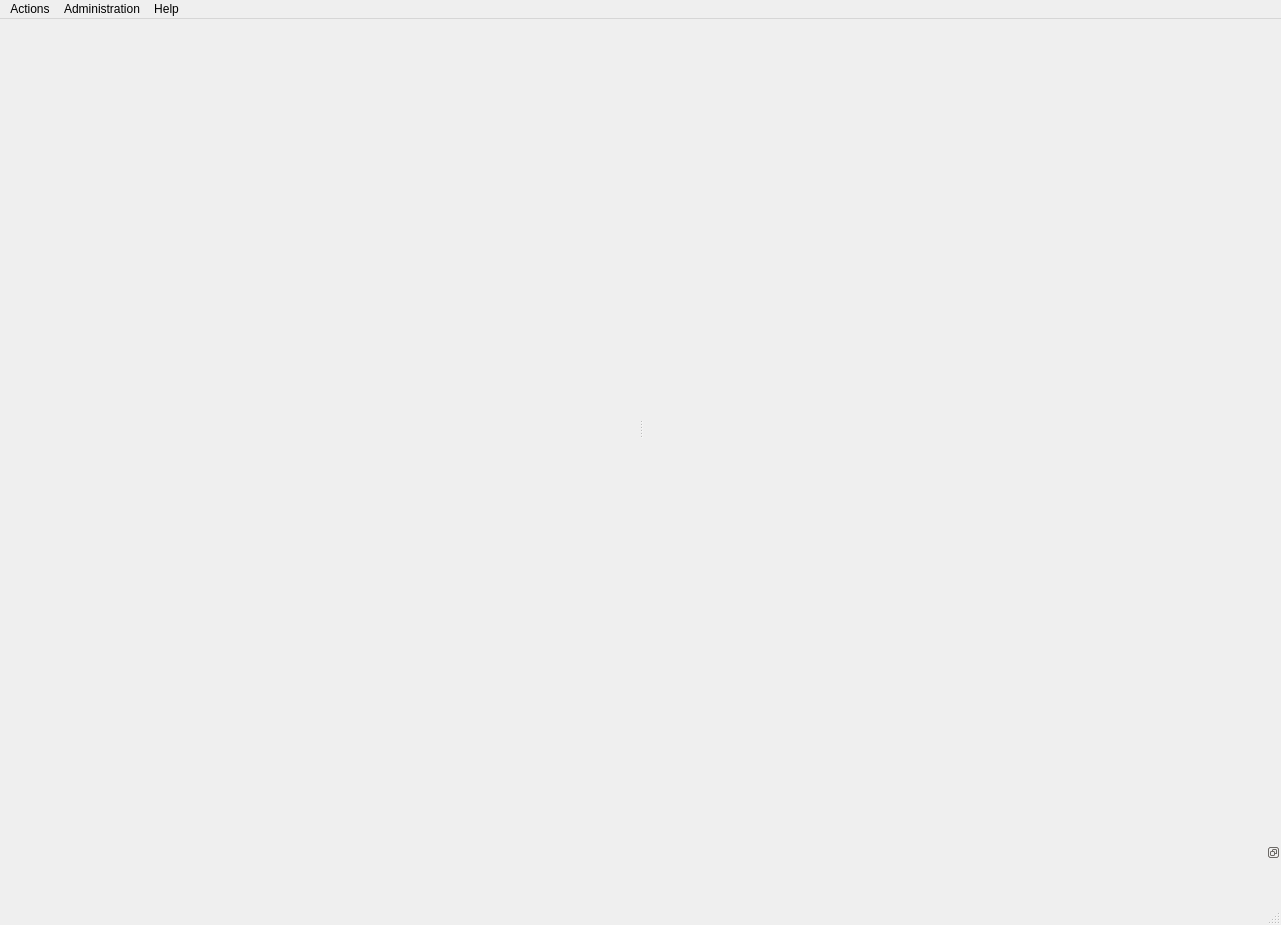
<?xml version="1.0" encoding="UTF-8"?>
<ui version="4.0">
 <class>QMainAlderWindow</class>
 <widget class="QMainWindow" name="QMainAlderWindow">
  <property name="windowModality">
   <enum>Qt::ApplicationModal</enum>
  </property>
  <property name="enabled">
   <bool>true</bool>
  </property>
  <property name="geometry">
   <rect>
    <x>0</x>
    <y>0</y>
    <width>1281</width>
    <height>925</height>
   </rect>
  </property>
  <property name="sizePolicy">
   <sizepolicy hsizetype="Expanding" vsizetype="Expanding">
    <horstretch>0</horstretch>
    <verstretch>0</verstretch>
   </sizepolicy>
  </property>
  <property name="minimumSize">
   <size>
    <width>800</width>
    <height>600</height>
   </size>
  </property>
  <property name="acceptDrops">
   <bool>false</bool>
  </property>
  <property name="windowTitle">
   <string>Alder</string>
  </property>
  <property name="dockNestingEnabled">
   <bool>true</bool>
  </property>
  <property name="unifiedTitleAndToolBarOnMac">
   <bool>false</bool>
  </property>
  <widget class="QWidget" name="centralwidget">
   <property name="sizePolicy">
    <sizepolicy hsizetype="Expanding" vsizetype="Expanding">
     <horstretch>0</horstretch>
     <verstretch>0</verstretch>
    </sizepolicy>
   </property>
   <property name="contextMenuPolicy">
    <enum>Qt::DefaultContextMenu</enum>
   </property>
   <layout class="QHBoxLayout" name="horizontalLayout">
    <item>
     <widget class="QSplitter" name="splitter">
      <property name="orientation">
       <enum>Qt::Horizontal</enum>
      </property>
      <property name="handleWidth">
       <number>10</number>
      </property>
      <property name="childrenCollapsible">
       <bool>false</bool>
      </property>
      <widget class="QAlderAtlasWidget" name="atlasWidget" native="true">
       <property name="sizePolicy">
        <sizepolicy hsizetype="Expanding" vsizetype="Preferred">
         <horstretch>0</horstretch>
         <verstretch>0</verstretch>
        </sizepolicy>
       </property>
       <property name="minimumSize">
        <size>
         <width>300</width>
         <height>0</height>
        </size>
       </property>
       <property name="sizeIncrement">
        <size>
         <width>0</width>
         <height>0</height>
        </size>
       </property>
      </widget>
      <widget class="QAlderInterviewWidget" name="interviewWidget" native="true">
       <property name="sizePolicy">
        <sizepolicy hsizetype="Expanding" vsizetype="Preferred">
         <horstretch>0</horstretch>
         <verstretch>0</verstretch>
        </sizepolicy>
       </property>
       <property name="minimumSize">
        <size>
         <width>300</width>
         <height>0</height>
        </size>
       </property>
       <property name="sizeIncrement">
        <size>
         <width>0</width>
         <height>0</height>
        </size>
       </property>
      </widget>
     </widget>
    </item>
   </layout>
  </widget>
  <widget class="QDockWidget" name="bottomDockWidget">
   <property name="sizePolicy">
    <sizepolicy hsizetype="Preferred" vsizetype="Preferred">
     <horstretch>0</horstretch>
     <verstretch>0</verstretch>
    </sizepolicy>
   </property>
   <property name="minimumSize">
    <size>
     <width>57</width>
     <height>60</height>
    </size>
   </property>
   <property name="maximumSize">
    <size>
     <width>524287</width>
     <height>60</height>
    </size>
   </property>
   <property name="features">
    <set>QDockWidget::DockWidgetFloatable</set>
   </property>
   <property name="allowedAreas">
    <set>Qt::BottomDockWidgetArea</set>
   </property>
   <attribute name="dockWidgetArea">
    <number>8</number>
   </attribute>
   <widget class="QWidget" name="bottomDockWidgetContents">
    <property name="sizePolicy">
     <sizepolicy hsizetype="Preferred" vsizetype="Fixed">
      <horstretch>0</horstretch>
      <verstretch>0</verstretch>
     </sizepolicy>
    </property>
    <layout class="QVBoxLayout" name="bottomVerticalLayout">
     <property name="spacing">
      <number>0</number>
     </property>
     <property name="margin">
      <number>0</number>
     </property>
     <item>
      <widget class="QAlderFramePlayerWidget" name="framePlayerWidget" native="true">
       <property name="sizePolicy">
        <sizepolicy hsizetype="Preferred" vsizetype="Fixed">
         <horstretch>0</horstretch>
         <verstretch>0</verstretch>
        </sizepolicy>
       </property>
      </widget>
     </item>
    </layout>
   </widget>
  </widget>
  <widget class="QMenuBar" name="menubar">
   <property name="geometry">
    <rect>
     <x>0</x>
     <y>0</y>
     <width>1281</width>
     <height>25</height>
    </rect>
   </property>
   <widget class="QMenu" name="menuActions">
    <property name="title">
     <string>Actions</string>
    </property>
    <addaction name="actionOpenInterview"/>
    <addaction name="actionShowAtlas"/>
    <addaction name="actionShowDicomTags"/>
    <addaction name="separator"/>
    <addaction name="actionLogin"/>
    <addaction name="actionExit"/>
   </widget>
   <widget class="QMenu" name="menuHelp">
    <property name="title">
     <string>Help</string>
    </property>
    <addaction name="actionAbout"/>
    <addaction name="actionManual"/>
   </widget>
   <widget class="QMenu" name="menuAdministration">
    <property name="title">
     <string>Administration</string>
    </property>
    <addaction name="actionUserManagement"/>
    <addaction name="actionUpdateDatabase"/>
   </widget>
   <addaction name="menuActions"/>
   <addaction name="menuAdministration"/>
   <addaction name="menuHelp"/>
  </widget>
  <widget class="QStatusBar" name="statusbar"/>
  <action name="actionOpenInterview">
   <property name="enabled">
    <bool>false</bool>
   </property>
   <property name="text">
    <string>Open Interview</string>
   </property>
   <property name="statusTip">
    <string>Open an interview from the database</string>
   </property>
   <property name="shortcut">
    <string>Ctrl+I</string>
   </property>
  </action>
  <action name="actionShowAtlas">
   <property name="enabled">
    <bool>false</bool>
   </property>
   <property name="text">
    <string>Show Atlas</string>
   </property>
   <property name="shortcut">
    <string>Ctrl+A</string>
   </property>
  </action>
  <action name="actionNextInterview">
   <property name="enabled">
    <bool>false</bool>
   </property>
   <property name="text">
    <string>Next Interview</string>
   </property>
   <property name="shortcut">
    <string>Ctrl+N</string>
   </property>
  </action>
  <action name="actionLogin">
   <property name="text">
    <string>Login</string>
   </property>
   <property name="shortcut">
    <string>Ctrl+L</string>
   </property>
  </action>
  <action name="actionManageUsers">
   <property name="text">
    <string>User Management</string>
   </property>
  </action>
  <action name="actionExit">
   <property name="text">
    <string>Exit</string>
   </property>
   <property name="shortcut">
    <string>Ctrl+Q</string>
   </property>
  </action>
  <action name="actionAbout">
   <property name="text">
    <string>About</string>
   </property>
  </action>
  <action name="actionManual">
   <property name="text">
    <string>Manual</string>
   </property>
  </action>
  <action name="actionUpdateData">
   <property name="text">
    <string>Update Interview Database</string>
   </property>
  </action>
  <action name="actionUserManagement">
   <property name="text">
    <string>User Management</string>
   </property>
  </action>
  <action name="actionUpdateDatabase">
   <property name="text">
    <string>Update Database</string>
   </property>
  </action>
  <action name="actionShowDicomTags">
   <property name="text">
    <string>Show Dicom Tags</string>
   </property>
   <property name="shortcut">
    <string>Ctrl+D</string>
   </property>
  </action>
 </widget>
 <customwidgets>
  <customwidget>
   <class>QAlderAtlasWidget</class>
   <extends>QWidget</extends>
   <header>QAlderAtlasWidget.h</header>
   <container>1</container>
  </customwidget>
  <customwidget>
   <class>QAlderInterviewWidget</class>
   <extends>QWidget</extends>
   <header>QAlderInterviewWidget.h</header>
   <container>1</container>
  </customwidget>
  <customwidget>
   <class>QAlderFramePlayerWidget</class>
   <extends>QWidget</extends>
   <header>QAlderFramePlayerWidget.h</header>
   <container>1</container>
  </customwidget>
 </customwidgets>
 <resources/>
 <connections/>
</ui>
